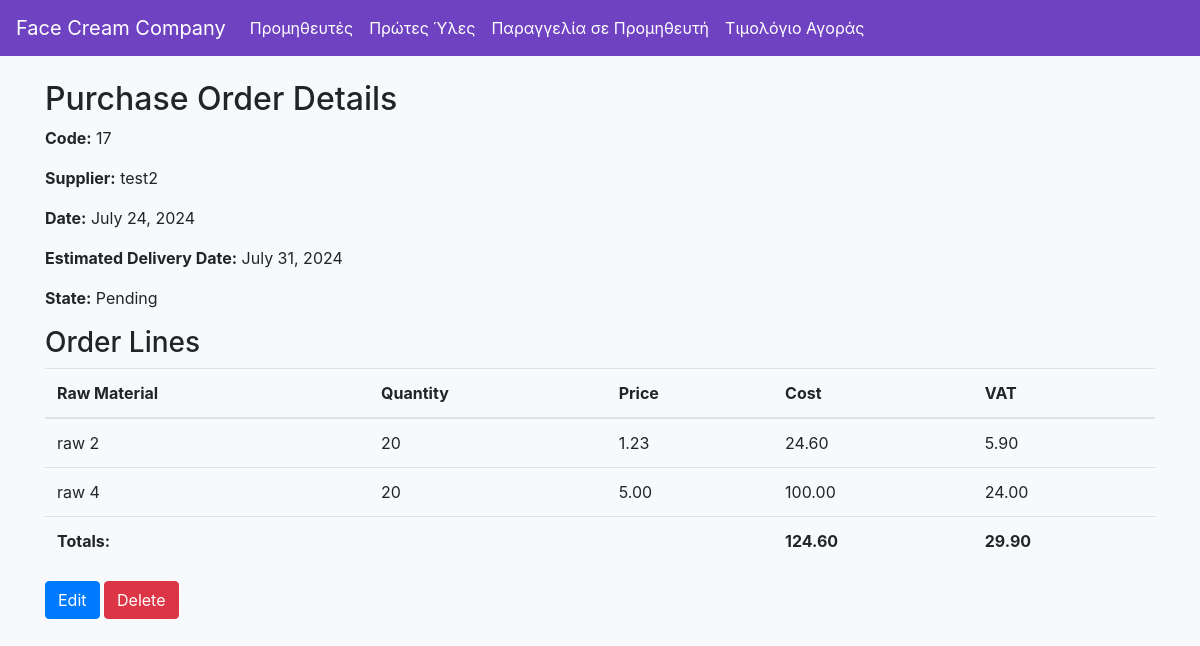
The app's page /api/purchase-orders/62/, older data.
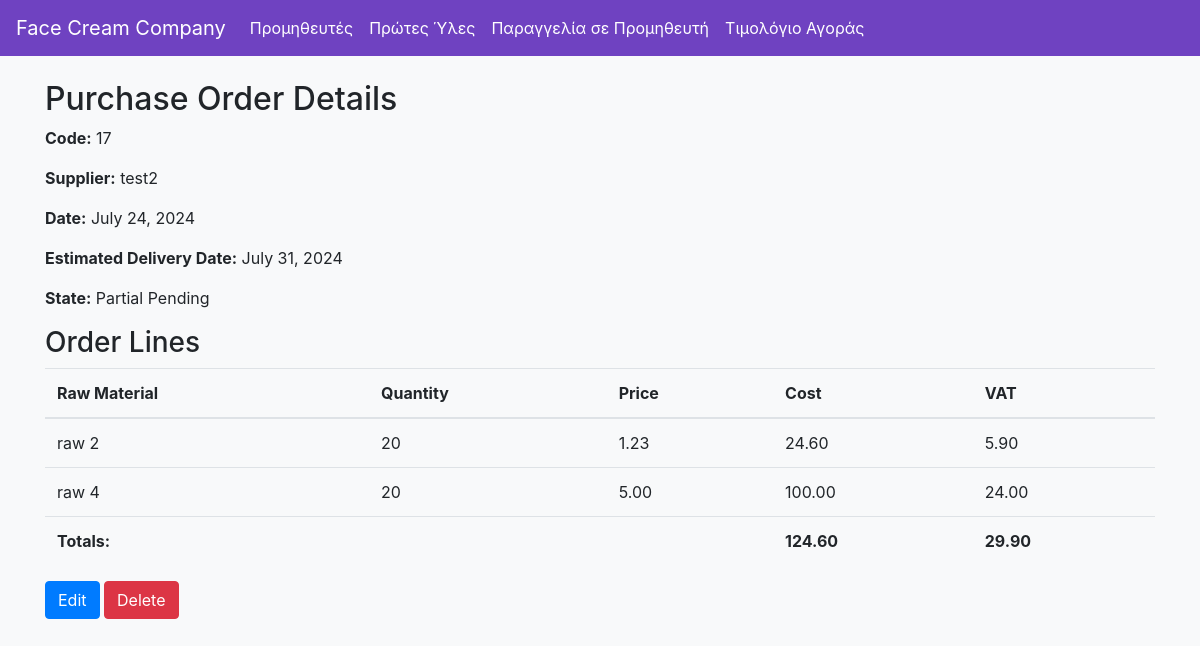
The same page, newer data.
### raw_materials/models.py (models this page shows, shortened)
class PurchaseOrder(models.Model):
    ORDER_STATES = [
        ('pending', 'Pending'),
        ('completed', 'Completed'),
        ('partial_pending', 'Partial Pending'),
    ]
    code = models.CharField(max_length=20, unique=True)
    supplier = models.ForeignKey(Supplier, on_delete=models.CASCADE)
    date = models.DateField()
    estimated_delivery_date = models.DateField()
    state = models.CharField(max_length=20, choices=ORDER_STATES, default='pending')

class Supplier(models.Model):
    code = models.CharField(max_length=20, unique=True)
    name = models.CharField(max_length=100)
    address = models.TextField()
    phone = models.CharField(max_length=15)
    mobile = models.CharField(max_length=15)
    email = models.EmailField()
    def __str__(self):
        return self.name

### raw_materials/views.py (the view)
# urls.py: path('purchase-orders/<int:pk>/', PurchaseOrderDetailView.as_view(), name='purchaseorder_detail'),
class PurchaseOrderDetailView(DetailView):
    model = PurchaseOrder
    template_name = 'raw_materials/purchaseorder_detail.html'
    context_object_name = 'purchaseorder'
    def get_context_data(self, **kwargs):
        context = super().get_context_data(**kwargs)
        context['lines'] = self.object.purchaseorderline_set.all()
        context['total_cost'] = sum(line.cost for line in context['lines'])
        context['total_vat'] = sum(line.vat for line in context['lines'])
        return context

### raw_materials/models.py (called while the page is built)
    def __str__(self):
        return self.name

    @property
    def cost(self):
        if self.quantity is not None and self.price is not None:
            return self.quantity * self.price
        return None

### raw_materials/templates/raw_materials/purchaseorder_detail.html
{% extends "base.html" %}
{% block content %}
<h2>Purchase Order Details</h2>
<p><strong>Code:</strong> {{ purchaseorder.code }}</p>
<p><strong>Supplier:</strong> {{ purchaseorder.supplier }}</p>
<p><strong>Date:</strong> {{ purchaseorder.date }}</p>
<p><strong>Estimated Delivery Date:</strong> {{ purchaseorder.estimated_delivery_date }}</p>
<p><strong>State:</strong> {{ purchaseorder.get_state_display }}</p>
<h3>Order Lines</h3>
<table class="table">
    <thead>
        <tr>
            <th>Raw Material</th>
            <th>Quantity</th>
            <th>Price</th>
            <th>Cost</th>
            <th>VAT</th>
        </tr>
    </thead>
    <tbody>
        {% for line in lines %}
        <tr>
            <td>{{ line.raw_material }}</td>
            <td>{{ line.quantity }}</td>
            <td>{{ line.price }}</td>
            <td>{{ line.cost }}</td>
            <td>{{ line.vat }}</td>
        </tr>
        {% endfor %}
    </tbody>
    <tfoot>
        <tr>
            <td colspan="3"><strong>Totals:</strong></td>
            <td><strong>{{ total_cost }}</strong></td>
            <td><strong>{{ total_vat }}</strong></td>
        </tr>
    </tfoot>
</table>
<a href="{% url 'purchaseorder_update' purchaseorder.pk %}" class="btn btn-primary">Edit</a>
<a href="{% url 'purchaseorder_delete' purchaseorder.pk %}" class="btn btn-danger">Delete</a>
{% endblock %}

Row changes from the older to the newer data that the page shows:
changed PurchaseOrder "test2": state "Pending" → "Partial Pending"
